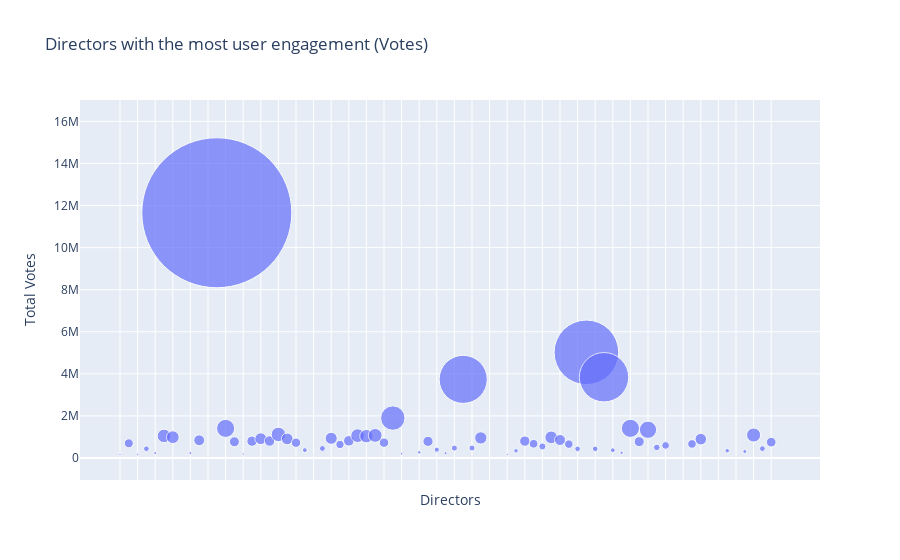

The notebook cell this image was saved under:
### Markdown cell above
#### Plotting

### Code cell
# Scatter plot
import plotly.graph_objects as go

fig = go.Figure(data=[go.Scatter(
    x=flat.Director, y=vote_num,
    mode='markers', 
    marker_size=vote_norm*150,
)])
fig.update_layout(
    title= "Directors with the most user engagement (Votes)",
    yaxis_title="Total Votes",
    xaxis_title="Directors"
)

fig.update_xaxes(showticklabels=False) # hide all the xticks
fig.show()

### Figure 1 — Plotly figure (JSON) as saved in the notebook; plotly's stock layout.template omitted (floating-point values rounded to 4 significant figures)
{"data": [{"marker": {"size": [2.344, 8.984, 2.206, 5.661, 2.999, 13.51, 12.74, 1.165, 3.004, 10.83, 1.076, 150, 18.11, 9.931, 2.422, 10.3, 11.8, 10.42, 14.42, 11.69, 9.338, 4.823, 1.359, 5.82, 12.04, 8.263, 10.51, 13.67, 13.34, 13.81, 9.374, 24.42, 2.601, 1.78, 3.455, 10.18, 5.093, 2.957, 6.058, 48.09, 6.094, 12.28, 0.9966, 0.8449, 2.23, 4.418, 10.33, 8.695, 7.069, 12.64, 11.02, 8.487, 5.577, 64.61, 5.608, 49.4, 4.771, 3.213, 18.14, 10.0, 17.27, 6.488, 7.692, 1.569, 1.083, 8.604, 11.54, 1.228, 1.036, 4.44, 0.9808, 3.945, 14.05, 5.736, 9.683, 0]}, "mode": "markers", "type": "scatter", "x": ["", " Dean DeBlois, Chris Sanders", "Adam Elliot", "Adrian Molina, Lee Unkrich", "Amir Khan, Amole Gupte", "Andrew Stanton", "Andrew Stanton, Lee Unkrich", "Anurag Kashyap", "Asghar Farhadi", "Bong Joon Ho", "Cagan Irmak", "Christopher Nolan", "Clint Eastwood", "Damien Chazelle", "Damián Szifron", "Darren Aronofsky", "David Fincher", "David Yates", "Denis Villeneuve", "Ethan Coen, Joel Coen", "Fernando Meirelles, Kátia Lund", "Florian Henckel von Donnersmarck", "Florian Zeller", "Gavin O'Connor", "George Miller", "Guillermo del Toro", "Guy Ritchie", "Hayao Miyazaki", "James Mangold", "James McTeigue", "Jean-Pierre Jeunet", "Joe Russo, Anthony Russo", "Juan José Campanella", "Kar-Wai Wong", "Lasse Hallström", "Lee Unkrich", "Lenny Abrahamson", "Makoto Shinkai", "Martin McDonagh", "Martin Scorsese", "Mel Gibson", "Michel Gondry", "Nadine Labaki", "Naoko Yamada", "Nitesh Tiwari", "Oliver Hirschbiegel", "Olivier Nakache, Éric Toledano", "Park Chan-Wook", "Paul Thomas Anderson", "Pete Docter, Bob Peterson", "Pete Docter, David Silverman, Lee Unkrich", "Pete Docter, Ronnie Del Carmen", "Peter Farrelly", "Peter Jackson", "Peter Ramsey, Bob Persichetti, Rodney Rothman", "Quentin Tarantino", "Rajkumar Hirani", "Richard Linklater", "Ridley Scott", "Roman Polanski", "Ron Howard", "Sam Mendes", "Sean Penn", "Sergio Pablos, Carlos Martínez López ", "Sriram Raghavan", "Steve McQueen", "Steven Spielberg", "Sudha Kongara", "T.J. Gnanavel", "Terry George", "Thomas Kail", "Thomas Vinterberg", "Todd Phillips", "Tom McCarthy", "Wes Anderson", "sdd"], "y": [182127, 698193, 171467, 439918, 233034, 1049599, 989680, 90527, 233449, 841946, 83592, 11656880, 1407090, 771754, 188232, 800217, 917133, 809424, 1120236, 908630, 725662, 374800, 105596, 452277, 936004, 642135, 816587, 1062399, 1037030, 1073589, 728499, 1897498, 202124, 138352, 268524, 790966, 395753, 229794, 470809, 3737437, 473593, 954318, 77446, 65662, 173305, 343303, 803146, 675746, 549333, 982137, 856467, 659526, 433419, 5021078, 435780, 3838837, 370732, 249680, 1409962, 777123, 1342269, 504229, 597794, 121915, 84199, 668638, 896591, 95441, 80472, 345030, 76223, 306590, 1092036, 445775, 752499, 0]}], "layout": {"title": {"text": "Directors with the most user engagement (Votes)"}, "xaxis": {"showticklabels": false, "title": {"text": "Directors"}}, "yaxis": {"title": {"text": "Total Votes"}}}}
